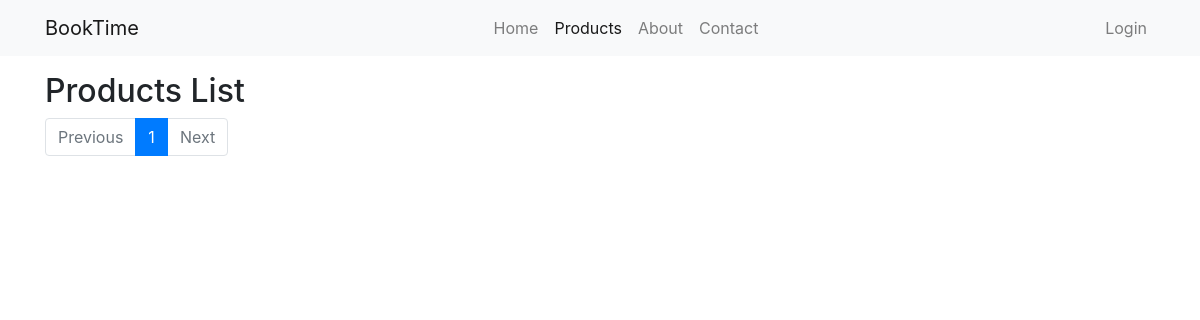
Before: /products/ with the older database file.
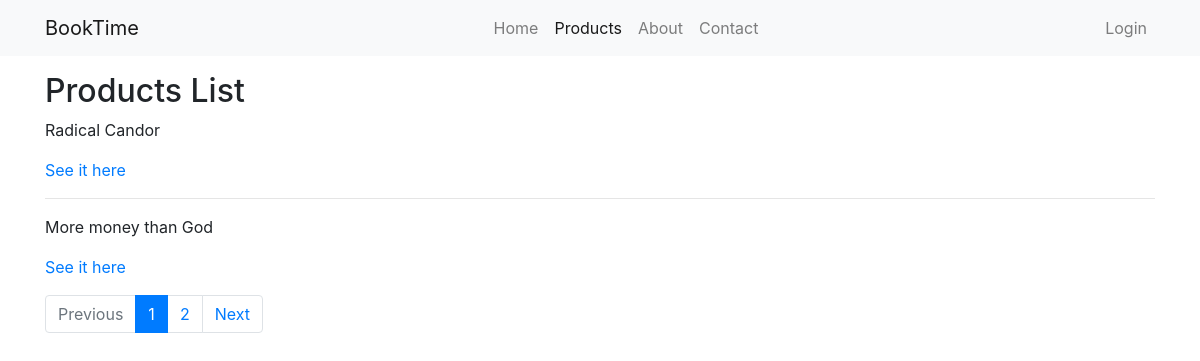
After: the same page with the newer database file.
### main/models.py (models this page shows, shortened)
class Product(models.Model):
    name = models.CharField(max_length=50)
    slug = models.SlugField()
    description = models.TextField(blank=True)
    price = models.DecimalField(max_digits=6, decimal_places=2)
    in_stock = models.BooleanField(default=True)
    updated = models.DateTimeField(auto_now=True)
    active = models.BooleanField(default=True)
    objects = ProductManager()
    def get_absolute_url(self):
        return reverse('main:product-detail', kwargs={'pk': self.pk})

### main/views.py (the view)
class ProductListView(ListView):
    model = Product
    template_name = 'main/product_list.html'
    paginate_by = 2

### main/templates/main/product_list.html
{% extends 'main/base.html' %}
{% block content %}
    <h2>Products List</h2>
    {% for product in object_list %}
        <p>{{ product.name }}</p>
        <p>
            <a href="{{ product.get_absolute_url }}">See it here</a>
        </p>
        {% if not forloop.last %}
            <hr>
        {% endif %}
    {% endfor %}
    <nav>
        <ul class="pagination">
            {% if page_obj.has_previous %}
                <li class="page-item">
                    <a href="?page={{ page_obj.previous_page_number }}" class="page-link">Previous</a>
                </li>
            {% else %}
                <li class="page-item disabled">
                    <a href="#" class="page-link">Previous</a>
                </li>
            {% endif %}
            {% for num in page_obj.paginator.page_range %}
                {% if page_obj.number == num %}
                <li class="page-item active">
                    <a href="?page={{ num }}" class="page-link">{{ num }}</a>
                </li>
                {% elif num > page_obj.number|add:'-3' and num < page_obj.number|add:'3' %}
                    <li class="page-item">
                    <a href="?page={{ num }}" class="page-link">{{ num }}</a>
                    </li>
                {% endif %}
            {% endfor %}
            {% if page_obj.has_next %}
                <li class="page-item">
                    <a href="?page={{ page_obj.next_page_number }}" class="page-link">Next</a>
                </li>
            {% else %}
                <li class="page-item disabled">
                    <a href="#" class="page-link">Next</a>
                </li>
            {% endif %}
        </ul>
    </nav>
{% endblock content %}

### main/templates/main/base.html (shortened to what this page needs)
{% load static %}
<!DOCTYPE html>
<html lang="en">
<head>
    <link rel="stylesheet" href="{% static 'css/bootstrap.min.css' %}">
</head>
<body>
    <nav class="navbar navbar-expand-sm navbar-light bg-light">
        <div class="container">
            <a class="navbar-brand" href="/">BookTime</a>
            <div class="collapse navbar-collapse" id="collapsibleNavId">
                <ul class="navbar-nav ml-auto mt-2 mt-lg-0">
                    <li class="nav-item
                    ">
                        <a class="nav-link" href="/">Home</a>
                    </li>
                    <li class="nav-item
                    {% if request.path == '/products/' %}
                        active
                    {% endif %}
                    ">
                        <a class="nav-link" href="{% url 'main:product-list' %}">Products</a>
                    </li>
                    <li class="nav-item
                    ">
                        <a class="nav-link" href="{% url 'main:about' %}">About</a>
                    </li>
                    <li class="nav-item
                    ">
                        <a class="nav-link" href="{% url 'main:contact' %}">Contact</a>
                    </li>
                </ul>
                <ul class="navbar-nav ml-auto">
                    {% if request.user.is_authenticated %}
                        <li class="nav-item
                        {% if request.path == '/accounts/logout/' %}
                            active
                        {% endif %}
                        ">
                            <a class="nav-link" href="{% url 'accounts:logout' %}">Logout</a>
                        </li>
                    {% else %}
                        <li class="nav-item
                        ">
                            <a class="nav-link" href="{% url 'accounts:login' %}">Login</a>
                        </li>
                    {% endif %}
                </ul>
            </div>
        </div>
    </nav>
    <div class="container my-3">
        {% block content %}
        {% endblock content %}
    </div>
</body>
</html>

Changed rows visible on the page:
added Product: name "Radical Candor"
added Product: name "More money than God"
Other visible differences:
new list line: "2"
